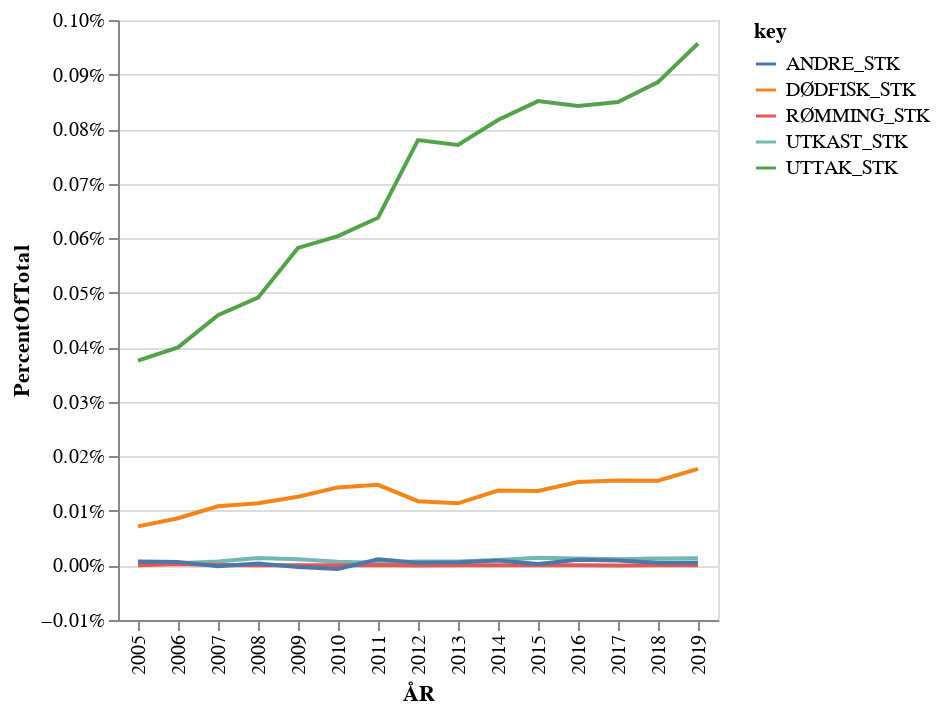

The code cell stored with this chart in its notebook:
### Markdown cell above
https://altair-viz.github.io/gallery/line_percent.html

### Code cell
data=pd.read_csv("https://www.fiskeridir.no/Akvakultur/Tall-og-analyse/Biomassestatistikk/Biomassestatistikk-etter-fylke/_/attachment/download/422fa084-c905-43b4-9446-a050e92e80e5:1c81cbe34307c35cb79e7dc5a55aae783ab17ac7/biostat-total-flk-2019.csv", delimiter=";", error_bad_lines=False, encoding='latin-1', decimal=",")
data_selection=data[(data.ARTSID=="LAKS")].groupby(['ÅR']).sum()
data_selection.reset_index(inplace=True)


alt.Chart(data_selection).transform_fold(['UTTAK_STK','DØDFISK_STK','UTKAST_STK','RØMMING_STK','ANDRE_STK']).transform_joinaggregate(
    TotalAmount='sum(BEHFISK_STK):Q',
).transform_calculate(
    PercentOfTotal="datum.value / datum.TotalAmount"
).mark_line().encode(
    alt.Y('PercentOfTotal:Q', axis=alt.Axis(format='.2%')),
    x='ÅR:N',
    color='key:N'
)

### Figure 1 — Vega-Lite specification as saved in the notebook (floating-point values rounded to 4 significant figures)
{"config": {"view": {"continuousWidth": 400, "continuousHeight": 300}}, "data": {"name": "data-a2299812b0e3b4bcc007eaaadbaaceda"}, "mark": "line", "encoding": {"color": {"type": "nominal", "field": "key"}, "x": {"type": "nominal", "field": "ÅR"}, "y": {"type": "quantitative", "axis": {"format": ".2%"}, "field": "PercentOfTotal"}}, "transform": [{"fold": ["UTTAK_STK", "DØDFISK_STK", "UTKAST_STK", "RØMMING_STK", "ANDRE_STK"]}, {"joinaggregate": [{"op": "sum", "field": "BEHFISK_STK", "as": "TotalAmount"}]}, {"calculate": "datum.value / datum.TotalAmount", "as": "PercentOfTotal"}], "$schema": "https://vega.github.io/schema/vega-lite/v4.8.1.json", "datasets": {"data-a2299812b0e3b4bcc007eaaadbaaceda": [{"ÅR": 2005, "MÅNED_KODE": 1999, "BEHFISK_STK": 2360474285, "BIOMASSE_KG": 4127000000.0, "UTSETT_SMOLT_STK": 148714490, "FORFORBRUK_KG": 729885596, "UTTAK_STK": 112839397, "UTTAK_KG": 548700000.0, "DØDFISK_STK": 21552138, "UTKAST_STK": 1546866, "RØMMING_STK": 112415, "ANDRE_STK": 2205269}, {"ÅR": 2006, "MÅNED_KODE": 1886, "BEHFISK_STK": 2567650541, "BIOMASSE_KG": 4614000000.0, "UTSETT_SMOLT_STK": 167581859, "FORFORBRUK_KG": 814544921, "UTTAK_STK": 120128539, "UTTAK_KG": 595300000.0, "DØDFISK_STK": 26027550, "UTKAST_STK": 1261104, "RØMMING_STK": 791583, "ANDRE_STK": 1971820}, {"ÅR": 2007, "MÅNED_KODE": 2083, "BEHFISK_STK": 2964468911, "BIOMASSE_KG": 5297000000.0, "UTSETT_SMOLT_STK": 202470314, "FORFORBRUK_KG": 933361820, "UTTAK_STK": 137860066, "UTTAK_KG": 729400000.0, "DØDFISK_STK": 32631670, "UTKAST_STK": 2133323, "RØMMING_STK": 219187, "ANDRE_STK": -408067}, {"ÅR": 2008, "MÅNED_KODE": 1873, "BEHFISK_STK": 3305031783, "BIOMASSE_KG": 5431000000.0, "UTSETT_SMOLT_STK": 227355056, "FORFORBRUK_KG": 988354195, "UTTAK_STK": 147554851, "UTTAK_KG": 735600000.0, "DØDFISK_STK": 34223492, "UTKAST_STK": 4166216, "RØMMING_STK": 79137, "ANDRE_STK": 1073501}, {"ÅR": 2009, "MÅNED_KODE": 1961, "BEHFISK_STK": 3666051360, "BIOMASSE_KG": 6334000000.0, "UTSETT_SMOLT_STK": 227910666, "FORFORBRUK_KG": 1171398659, "UTTAK_STK": 174965855, "UTTAK_KG": 859900000.0, "DØDFISK_STK": 37820790, "UTKAST_STK": 3468144, "RØMMING_STK": 165556, "ANDRE_STK": -801403}, {"ÅR": 2010, "MÅNED_KODE": 1887, "BEHFISK_STK": 3826618130, "BIOMASSE_KG": 6811000000.0, "UTSETT_SMOLT_STK": 252976133, "FORFORBRUK_KG": 1203588697, "UTTAK_STK": 181482990, "UTTAK_KG": 917300000.0, "DØDFISK_STK": 42994457, "UTKAST_STK": 1984872, "RØMMING_STK": 122887, "ANDRE_STK": -1891572}, {"ÅR": 2011, "MÅNED_KODE": 1769, "BEHFISK_STK": 4200058165, "BIOMASSE_KG": 7195000000.0, "UTSETT_SMOLT_STK": 274920653, "FORFORBRUK_KG": 1329694644, "UTTAK_STK": 191564904, "UTTAK_KG": 1001000000.0, "DØDFISK_STK": 44434337, "UTKAST_STK": 1520259, "RØMMING_STK": 310582, "ANDRE_STK": 3363677}, {"ÅR": 2012, "MÅNED_KODE": 1871, "BEHFISK_STK": 4380660313, "BIOMASSE_KG": 7890000000.0, "UTSETT_SMOLT_STK": 266008448, "FORFORBRUK_KG": 1491139435, "UTTAK_STK": 234345868, "UTTAK_KG": 1189000000.0, "DØDFISK_STK": 35415776, "UTKAST_STK": 2172229, "RØMMING_STK": 10524, "ANDRE_STK": 1538232}, {"ÅR": 2013, "MÅNED_KODE": 1824, "BEHFISK_STK": 4468149341, "BIOMASSE_KG": 7858000000.0, "UTSETT_SMOLT_STK": 280259942, "FORFORBRUK_KG": 1455787230, "UTTAK_STK": 231678216, "UTTAK_KG": 1136000000.0, "DØDFISK_STK": 34240773, "UTKAST_STK": 2210292, "RØMMING_STK": 170789, "ANDRE_STK": 1756729}, {"ÅR": 2014, "MÅNED_KODE": 1990, "BEHFISK_STK": 4555083286, "BIOMASSE_KG": 8274000000.0, "UTSETT_SMOLT_STK": 288815389, "FORFORBRUK_KG": 1573441364, "UTTAK_STK": 245389168, "UTTAK_KG": 1220000000.0, "DØDFISK_STK": 41240808, "UTKAST_STK": 2990600, "RØMMING_STK": 168655, "ANDRE_STK": 2695579}, {"ÅR": 2015, "MÅNED_KODE": 2218, "BEHFISK_STK": 4583745541, "BIOMASSE_KG": 8213000000.0, "UTSETT_SMOLT_STK": 299019775, "FORFORBRUK_KG": 1553603927, "UTTAK_STK": 255831847, "UTTAK_KG": 1237000000.0, "DØDFISK_STK": 41062539, "UTKAST_STK": 4250253, "RØMMING_STK": 158305, "ANDRE_STK": 798150}, {"ÅR": 2016, "MÅNED_KODE": 2281, "BEHFISK_STK": 4590937763, "BIOMASSE_KG": 8152000000.0, "UTSETT_SMOLT_STK": 292025883, "FORFORBRUK_KG": 1544127329, "UTTAK_STK": 253174341, "UTTAK_KG": 1180000000.0, "DØDFISK_STK": 45950242, "UTKAST_STK": 3846076, "RØMMING_STK": 58011, "ANDRE_STK": 3140073}, {"ÅR": 2017, "MÅNED_KODE": 2002, "BEHFISK_STK": 4740554193, "BIOMASSE_KG": 8645000000.0, "UTSETT_SMOLT_STK": 298618901, "FORFORBRUK_KG": 1647015269, "UTTAK_STK": 255281628, "UTTAK_KG": 1237000000.0, "DØDFISK_STK": 46769281, "UTKAST_STK": 3480829, "RØMMING_STK": 5190, "ANDRE_STK": 2715144}, {"ÅR": 2018, "MÅNED_KODE": 1855, "BEHFISK_STK": 4892618613, "BIOMASSE_KG": 8818000000.0, "UTSETT_SMOLT_STK": 304398633, "FORFORBRUK_KG": 1646796239, "UTTAK_STK": 266302193, "UTTAK_KG": 1279000000.0, "DØDFISK_STK": 46689194, "UTKAST_STK": 3784104, "RØMMING_STK": 122040, "ANDRE_STK": 1514588}, {"ÅR": 2019, "MÅNED_KODE": 1779, "BEHFISK_STK": 5002164752, "BIOMASSE_KG": 9203000000.0, "UTSETT_SMOLT_STK": 288011373, "FORFORBRUK_KG": 1726296905, "UTTAK_STK": 287603494, "UTTAK_KG": 1362000000.0, "DØDFISK_STK": 53194593, "UTKAST_STK": 3959356, "RØMMING_STK": 103150, "ANDRE_STK": 1483417}]}}
